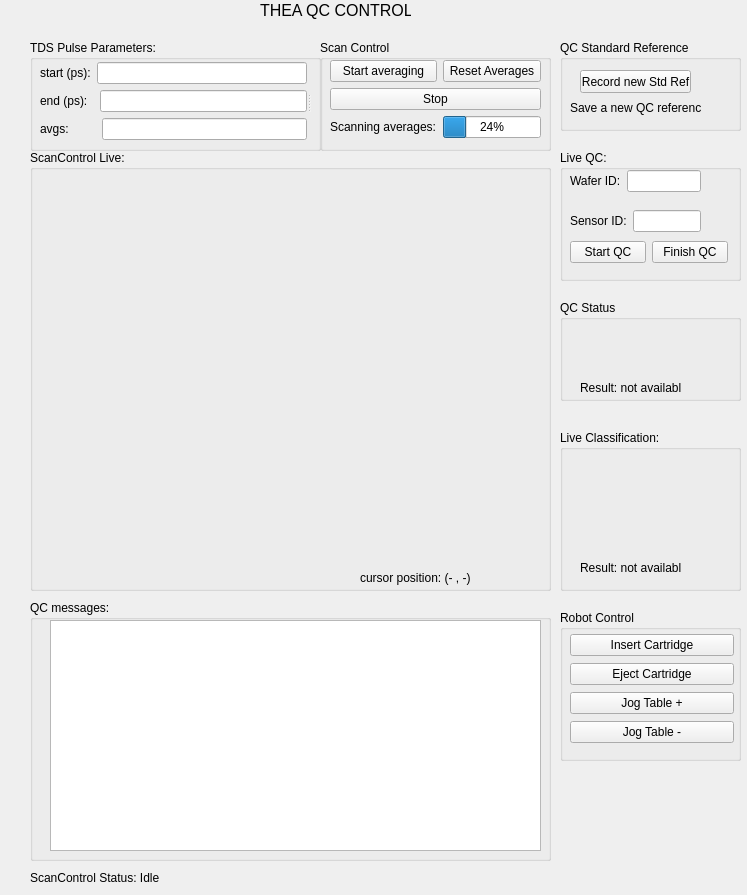
<?xml version="1.0" encoding="UTF-8"?>
<ui version="4.0">
 <class>TqcMainWindow</class>
 <widget class="QWidget" name="TqcMainWindow">
  <property name="geometry">
   <rect>
    <x>0</x>
    <y>0</y>
    <width>747</width>
    <height>895</height>
   </rect>
  </property>
  <property name="windowTitle">
   <string>Form</string>
  </property>
  <widget class="QLabel" name="lblStatus">
   <property name="geometry">
    <rect>
     <x>30</x>
     <y>870</y>
     <width>131</width>
     <height>16</height>
    </rect>
   </property>
   <property name="text">
    <string>ScanControl Status: Idle</string>
   </property>
  </widget>
  <widget class="QGroupBox" name="gTdsParams">
   <property name="geometry">
    <rect>
     <x>30</x>
     <y>40</y>
     <width>291</width>
     <height>111</height>
    </rect>
   </property>
   <property name="title">
    <string>TDS Pulse Parameters:</string>
   </property>
   <widget class="QSplitter" name="splitter">
    <property name="geometry">
     <rect>
      <x>10</x>
      <y>22</y>
      <width>271</width>
      <height>80</height>
     </rect>
    </property>
    <property name="orientation">
     <enum>Qt::Horizontal</enum>
    </property>
    <widget class="QWidget" name="layoutWidget">
     <layout class="QVBoxLayout" name="verticalLayout">
      <item>
       <layout class="QHBoxLayout" name="horizontalLayout">
        <item>
         <widget class="QLabel" name="lblTdsStart">
          <property name="text">
           <string>start (ps):</string>
          </property>
         </widget>
        </item>
        <item>
         <widget class="QLineEdit" name="lEditTdsStart"/>
        </item>
       </layout>
      </item>
      <item>
       <layout class="QHBoxLayout" name="horizontalLayout_2">
        <property name="sizeConstraint">
         <enum>QLayout::SetMinimumSize</enum>
        </property>
        <item>
         <widget class="QLabel" name="lblTdsEnd">
          <property name="text">
           <string>end (ps):  </string>
          </property>
         </widget>
        </item>
        <item>
         <widget class="QLineEdit" name="lEditTdsEnd"/>
        </item>
       </layout>
      </item>
      <item>
       <layout class="QHBoxLayout" name="horizontalLayout_3">
        <item>
         <widget class="QLabel" name="lblTdsAvgs">
          <property name="text">
           <string>avgs:        </string>
          </property>
         </widget>
        </item>
        <item>
         <widget class="QLineEdit" name="lEditTdsAvgs"/>
        </item>
       </layout>
      </item>
     </layout>
    </widget>
    <widget class="QWidget" name="layoutWidget">
     <layout class="QVBoxLayout" name="verticalLayout_2"/>
    </widget>
   </widget>
  </widget>
  <widget class="QGroupBox" name="gLivePlot">
   <property name="geometry">
    <rect>
     <x>30</x>
     <y>150</y>
     <width>521</width>
     <height>441</height>
    </rect>
   </property>
   <property name="title">
    <string>ScanControl Live:</string>
   </property>
   <widget class="PlotWidget" name="livePlot" native="true">
    <property name="geometry">
     <rect>
      <x>10</x>
      <y>30</y>
      <width>491</width>
      <height>391</height>
     </rect>
    </property>
   </widget>
   <widget class="QLabel" name="xyLabel">
    <property name="geometry">
     <rect>
      <x>330</x>
      <y>420</y>
      <width>191</width>
      <height>16</height>
     </rect>
    </property>
    <property name="text">
     <string>cursor position: (- , -)</string>
    </property>
   </widget>
  </widget>
  <widget class="QLabel" name="WidgetSplash">
   <property name="geometry">
    <rect>
     <x>260</x>
     <y>0</y>
     <width>151</width>
     <height>21</height>
    </rect>
   </property>
   <property name="font">
    <font>
     <pointsize>12</pointsize>
    </font>
   </property>
   <property name="text">
    <string>THEA QC CONTROL</string>
   </property>
  </widget>
  <widget class="QGroupBox" name="gQcTextBox">
   <property name="geometry">
    <rect>
     <x>30</x>
     <y>600</y>
     <width>521</width>
     <height>261</height>
    </rect>
   </property>
   <property name="title">
    <string>QC messages:</string>
   </property>
   <widget class="QPlainTextEdit" name="textbox">
    <property name="geometry">
     <rect>
      <x>20</x>
      <y>20</y>
      <width>491</width>
      <height>231</height>
     </rect>
    </property>
   </widget>
  </widget>
  <widget class="QGroupBox" name="gLiveQC">
   <property name="geometry">
    <rect>
     <x>560</x>
     <y>150</y>
     <width>181</width>
     <height>131</height>
    </rect>
   </property>
   <property name="title">
    <string>Live QC: </string>
   </property>
   <widget class="QWidget" name="layoutWidget">
    <property name="geometry">
     <rect>
      <x>10</x>
      <y>20</y>
      <width>131</width>
      <height>22</height>
     </rect>
    </property>
    <layout class="QHBoxLayout" name="horizontalLayout_4">
     <item>
      <widget class="QLabel" name="lblWaferId">
       <property name="text">
        <string>Wafer ID:</string>
       </property>
      </widget>
     </item>
     <item>
      <widget class="QLineEdit" name="lEditWaferId"/>
     </item>
    </layout>
   </widget>
   <widget class="QWidget" name="layoutWidget">
    <property name="geometry">
     <rect>
      <x>10</x>
      <y>60</y>
      <width>131</width>
      <height>22</height>
     </rect>
    </property>
    <layout class="QHBoxLayout" name="horizontalLayout_6">
     <item>
      <widget class="QLabel" name="lblSensorId">
       <property name="text">
        <string>Sensor ID:</string>
       </property>
      </widget>
     </item>
     <item>
      <widget class="QLineEdit" name="lEditSensorId"/>
     </item>
    </layout>
   </widget>
   <widget class="QWidget" name="layoutWidget">
    <property name="geometry">
     <rect>
      <x>10</x>
      <y>90</y>
      <width>158</width>
      <height>25</height>
     </rect>
    </property>
    <layout class="QHBoxLayout" name="horizontalLayout_9">
     <item>
      <widget class="QPushButton" name="btnStartQC">
       <property name="text">
        <string>Start QC</string>
       </property>
      </widget>
     </item>
     <item>
      <widget class="QPushButton" name="btnFinishQC">
       <property name="text">
        <string>Finish QC</string>
       </property>
      </widget>
     </item>
    </layout>
   </widget>
  </widget>
  <widget class="QGroupBox" name="gQcStatus">
   <property name="geometry">
    <rect>
     <x>560</x>
     <y>300</y>
     <width>181</width>
     <height>101</height>
    </rect>
   </property>
   <property name="title">
    <string>QC Status</string>
   </property>
   <widget class="QLabel" name="lblQcStatusIcon">
    <property name="geometry">
     <rect>
      <x>50</x>
      <y>30</y>
      <width>41</width>
      <height>41</height>
     </rect>
    </property>
    <property name="text">
     <string/>
    </property>
   </widget>
   <widget class="QLabel" name="qCcurrentMsg">
    <property name="geometry">
     <rect>
      <x>20</x>
      <y>80</y>
      <width>101</width>
      <height>16</height>
     </rect>
    </property>
    <property name="text">
     <string>Result: not available</string>
    </property>
   </widget>
  </widget>
  <widget class="QGroupBox" name="gRobotControl">
   <property name="geometry">
    <rect>
     <x>560</x>
     <y>610</y>
     <width>181</width>
     <height>151</height>
    </rect>
   </property>
   <property name="title">
    <string>Robot Control</string>
   </property>
   <widget class="QWidget" name="layoutWidget">
    <property name="geometry">
     <rect>
      <x>10</x>
      <y>23</y>
      <width>164</width>
      <height>112</height>
     </rect>
    </property>
    <layout class="QVBoxLayout" name="verticalLayout_3">
     <item>
      <widget class="QPushButton" name="btnInsertCartridge">
       <property name="text">
        <string>Insert Cartridge</string>
       </property>
      </widget>
     </item>
     <item>
      <widget class="QPushButton" name="btnEjectCartridge">
       <property name="text">
        <string>Eject Cartridge</string>
       </property>
      </widget>
     </item>
     <item>
      <widget class="QPushButton" name="btnJogTableCw">
       <property name="text">
        <string>Jog Table +</string>
       </property>
      </widget>
     </item>
     <item>
      <widget class="QPushButton" name="btnJogTableCcw">
       <property name="text">
        <string>Jog Table -</string>
       </property>
      </widget>
     </item>
    </layout>
   </widget>
  </widget>
  <widget class="QGroupBox" name="liveClassifer">
   <property name="geometry">
    <rect>
     <x>560</x>
     <y>430</y>
     <width>181</width>
     <height>161</height>
    </rect>
   </property>
   <property name="title">
    <string>Live Classification:</string>
   </property>
   <widget class="QLabel" name="lblClassResultIcon">
    <property name="geometry">
     <rect>
      <x>50</x>
      <y>60</y>
      <width>41</width>
      <height>41</height>
     </rect>
    </property>
    <property name="text">
     <string/>
    </property>
   </widget>
   <widget class="QLabel" name="lblClassResult">
    <property name="geometry">
     <rect>
      <x>20</x>
      <y>130</y>
      <width>101</width>
      <height>16</height>
     </rect>
    </property>
    <property name="text">
     <string>Result: not available</string>
    </property>
   </widget>
  </widget>
  <widget class="QGroupBox" name="gAvgControl">
   <property name="geometry">
    <rect>
     <x>320</x>
     <y>40</y>
     <width>231</width>
     <height>111</height>
    </rect>
   </property>
   <property name="title">
    <string>Scan Control</string>
   </property>
   <widget class="QWidget" name="layoutWidget">
    <property name="geometry">
     <rect>
      <x>10</x>
      <y>20</y>
      <width>211</width>
      <height>81</height>
     </rect>
    </property>
    <layout class="QGridLayout" name="gridLayout_2">
     <item row="1" column="0">
      <widget class="QPushButton" name="btnStartAveraging">
       <property name="text">
        <string>Start averaging</string>
       </property>
      </widget>
     </item>
     <item row="3" column="1">
      <widget class="QProgressBar" name="progAvg">
       <property name="value">
        <number>24</number>
       </property>
      </widget>
     </item>
     <item row="3" column="0">
      <widget class="QLabel" name="lblAvgScanProg">
       <property name="text">
        <string>Scanning averages:</string>
       </property>
      </widget>
     </item>
     <item row="1" column="1">
      <widget class="QPushButton" name="btnResetAvg">
       <property name="text">
        <string>Reset Averages</string>
       </property>
      </widget>
     </item>
     <item row="2" column="0" colspan="2">
      <widget class="QPushButton" name="btnStop">
       <property name="text">
        <string>Stop</string>
       </property>
      </widget>
     </item>
    </layout>
   </widget>
  </widget>
  <widget class="QGroupBox" name="stdRefGroup">
   <property name="geometry">
    <rect>
     <x>560</x>
     <y>40</y>
     <width>181</width>
     <height>91</height>
    </rect>
   </property>
   <property name="title">
    <string>QC Standard Reference</string>
   </property>
   <widget class="QPushButton" name="btnNewStdRef">
    <property name="geometry">
     <rect>
      <x>20</x>
      <y>30</y>
      <width>111</width>
      <height>23</height>
     </rect>
    </property>
    <property name="text">
     <string>Record new Std Ref</string>
    </property>
   </widget>
   <widget class="QLabel" name="lblStdRefTip">
    <property name="geometry">
     <rect>
      <x>10</x>
      <y>60</y>
      <width>131</width>
      <height>16</height>
     </rect>
    </property>
    <property name="text">
     <string>Save a new QC reference</string>
    </property>
   </widget>
  </widget>
 </widget>
 <customwidgets>
  <customwidget>
   <class>PlotWidget</class>
   <extends>QWidget</extends>
   <header location="global">pyqtgraph</header>
   <container>1</container>
  </customwidget>
 </customwidgets>
 <resources/>
 <connections/>
</ui>
